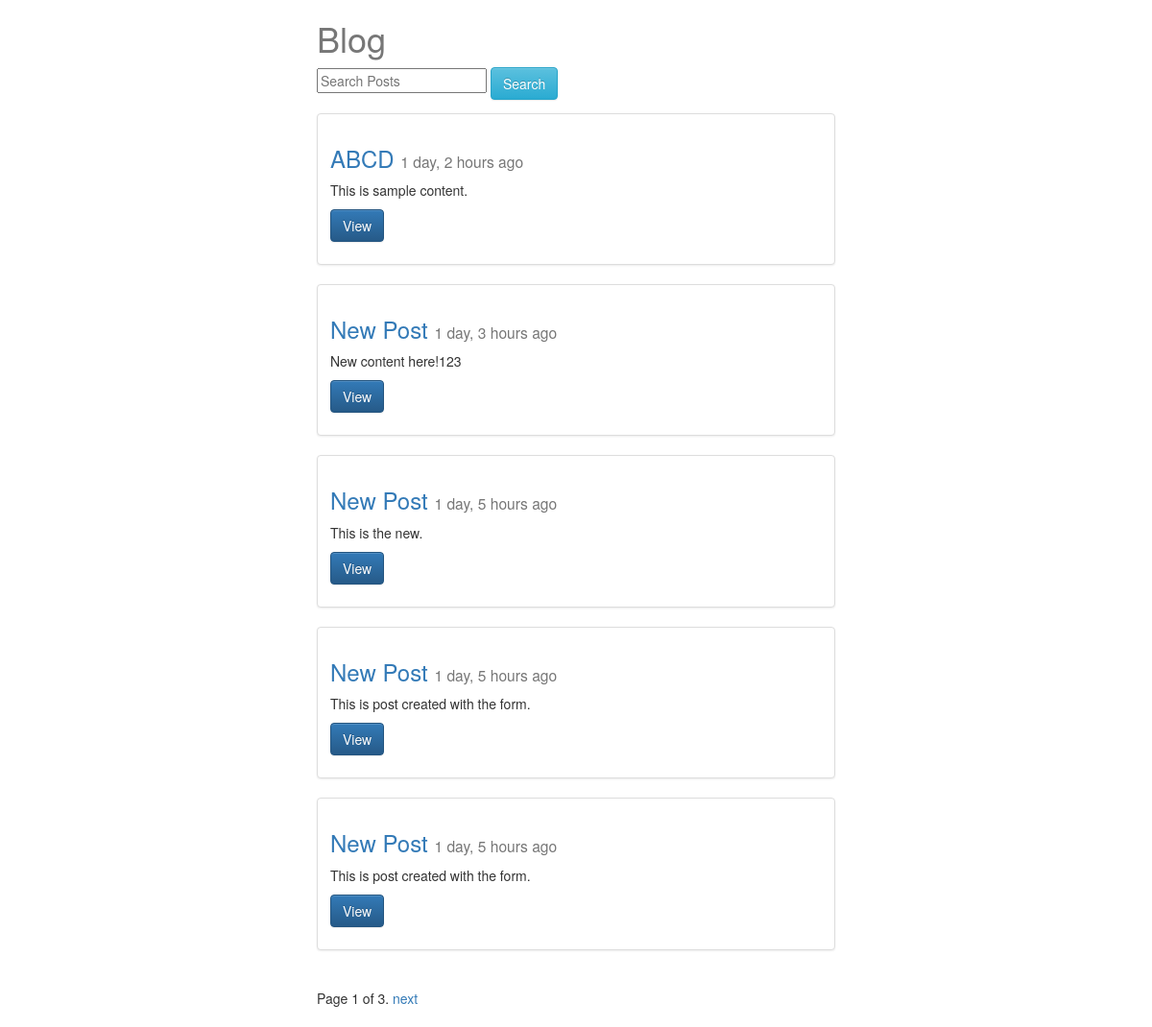
The app's page /posts/, older data.
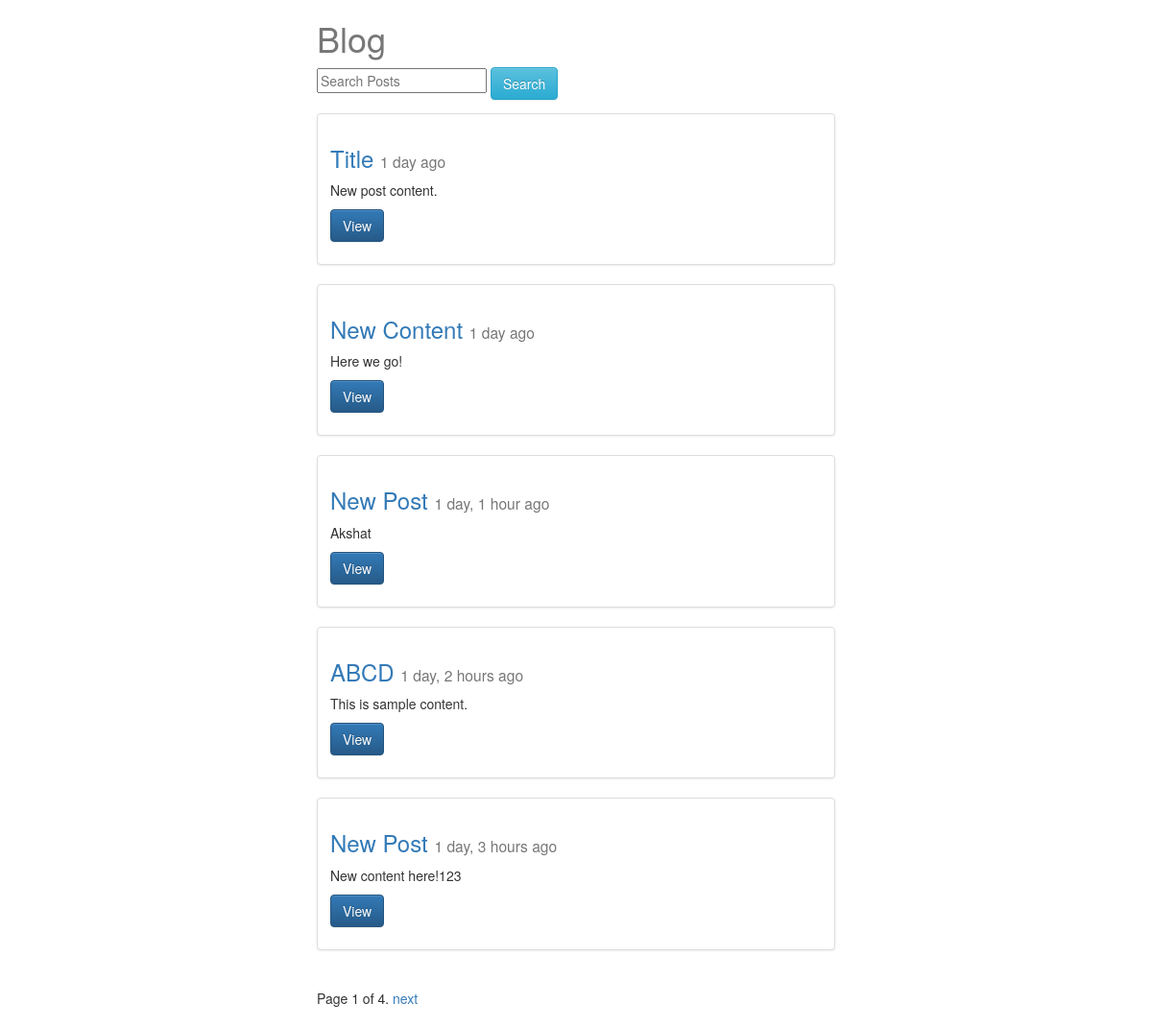
The same page, newer data.
### posts/models.py (models this page shows, shortened)
class Post(models.Model):
    user = models.ForeignKey(settings.AUTH_USER_MODEL, default=1)
    title = models.CharField(max_length=120)
    image = models.ImageField(upload_to="images/",
                              null=True, blank=True,
                              height_field='height_field',
                              width_field='width_field')
    height_field = models.IntegerField(default=0)
    width_field = models.IntegerField(default=0)
    content = models.TextField()
    updated = models.DateTimeField(auto_now=True, auto_now_add=False)
    timestamp = models.DateTimeField(auto_now=False, auto_now_add=True)
    def get_absolute_url(self):
        return reverse("posts:detail", kwargs={"id": self.id})

### posts/views.py (the view)
def post_list(request):
    queryset_list = Post.objects.all().order_by("-timestamp")
    query = request.GET.get("q")
    if query:
        queryset_list = queryset_list.filter(title__icontains=query)
    paginator = Paginator(queryset_list, 5)  # Show 25 contacts per page
    page_request_var = 'page'
    page = request.GET.get(page_request_var)
    try:
        queryset = paginator.page(page)
    except PageNotAnInteger:
        queryset = paginator.page(1)
    except EmptyPage:
        queryset = paginator.page(paginator.num_pages)
    context = {
        "object_list": queryset,
        "title": "Blog",
        "page_request_var": page_request_var
    }
    return render(request, "post_list.html", context)

### templates/post_list.html (shortened to what this page needs)
{% extends "base.html" %}
{% block content %}
<div class="col-sm-6 col-sm-offset-3">
<h1>{{ title }} </h1>
    <form method="GET" action="">
        <input type="text" name="q" placeholder="Search Posts" value="{{ request.GET.q }}">
        <input type="submit" class="btn btn-info" value="Search">
    </form>
{% for obj in object_list %}
<div class="row">
  <div class="col-sm-12">
    <div class="thumbnail">
      <div class="caption">
          <h3><a href="{{ obj.get_absolute_url }}">{{ obj.title }} </a><small>{{ obj.timestamp|timesince }} ago</small></h3>
          <p>{{ obj.content|linebreaks|truncatechars:120 }}</p>
        <p><a href="{{ obj.get_absolute_url }}" class="btn btn-primary" role="button">View</a></p>
      </div>
    </div>
  </div>
</div>
{% endfor %}
  <div class="pagination">
    <span class="step-links">
        <span class="current">
            Page {{ object_list.number }} of {{ object_list.paginator.num_pages }}.
        </span>
        {% if object_list.has_next %}
            <a href="?{{ page_request_var }}={{ object_list.next_page_number }}">next</a>
        {% endif %}
    </span>
</div>
</div>
{% endblock content %}

### templates/base.html (shortened to what this page needs)
{% load staticfiles %}
<html>
<head>
    <link rel="stylesheet" href="https://maxcdn.bootstrapcdn.com/bootstrap/3.3.6/css/bootstrap.min.css">
    <link rel="stylesheet" href="https://maxcdn.bootstrapcdn.com/bootstrap/3.3.6/css/bootstrap-theme.min.css">
    <link rel="stylesheet" href="{% static 'css/base.css' %}"/>
</head>
    <body>
    <div class="container">
        {% block content %}
        {% endblock content %}
    </div>
    </body>
</html>

### static/css/base.css (style rules this page uses)
h1 { color: #777777; }

Row changes from the older to the newer data that the page shows:
no longer on this page (row unchanged): Post: title "New Post", timestamp "1 day, 5 hours", content "This is the new."
no longer on this page (row unchanged): Post: title "New Post", timestamp "1 day, 5 hours", content "This is post created with the form."
no longer on this page (row unchanged): Post: title "New Post", timestamp "1 day, 5 hours", content "This is post created with the form."
added Post: title "Title", timestamp "1 day", content "New post content."
added Post: title "New Content", timestamp "1 day", content "Here we go!"
added Post: title "New Post", timestamp "1 day, 1 hour", content "Akshat"
Text that changed along with them:
{{ object_list.paginator.num_pages }}: "3" → "4"
